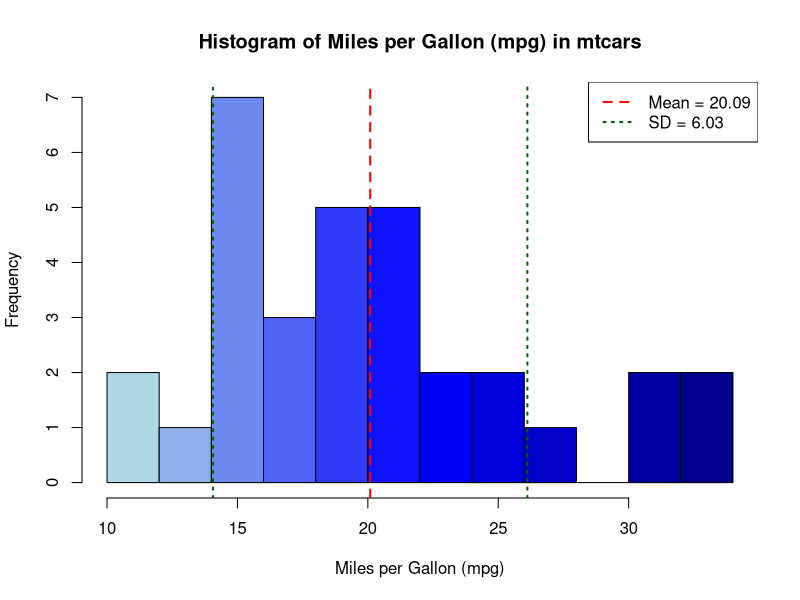

Recreate this plot in R.
# Load data
data(mtcars)

# Calculate mean and standard deviation
mpg_mean <- mean(mtcars$mpg)
mpg_sd <- sd(mtcars$mpg)

# Define histogram breaks
breaks <- seq(floor(min(mtcars$mpg)), ceiling(max(mtcars$mpg)), by = 2)

# Compute histogram data (without plotting)
hist_data <- hist(mtcars$mpg, breaks = breaks, plot = FALSE)

# Create color palette
colors <- colorRampPalette(c("lightblue", "blue", "darkblue"))(length(hist_data$counts))

# --- SAVE PLOT TO IMAGE FILE ---
png("mtcars_histogram.png", width = 800, height = 600)

# Plot histogram
hist(mtcars$mpg, breaks = breaks, col = colors, border = "black",
     main = "Histogram of Miles per Gallon (mpg) in mtcars",
     xlab = "Miles per Gallon (mpg)",
     ylab = "Frequency")

# Add lines for mean and ±SD
abline(v = mpg_mean, col = "red", lwd = 2, lty = 2)
abline(v = mpg_mean + mpg_sd, col = "darkgreen", lwd = 2, lty = 3)
abline(v = mpg_mean - mpg_sd, col = "darkgreen", lwd = 2, lty = 3)

# Add legend
legend("topright",
       legend = c(paste("Mean =", round(mpg_mean, 2)),
                  paste("SD =", round(mpg_sd, 2))),
       col = c("red", "darkgreen"),
       lty = c(2, 3),
       lwd = 2)

# Close image device
dev.off()

# Print mean and SD to console
cat("Mean MPG:", mpg_mean, "\n")
cat("Standard Deviation of MPG:", mpg_sd, "\n")

cat("Plot saved as 'mtcars_histogram.png'\n")
